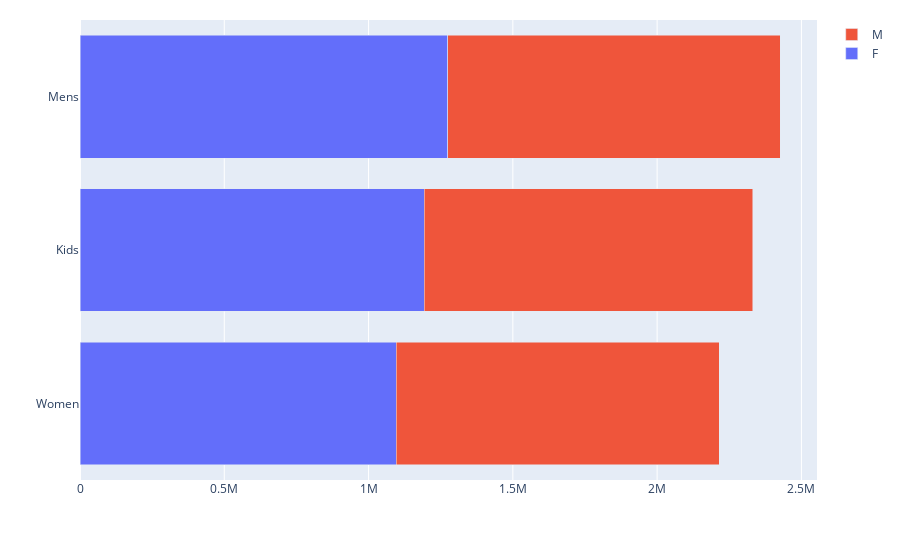

Notebook code for this chart:
### Code cell
fig2.show()

### Figure 1 — Plotly figure (JSON) as saved in the notebook; plotly's stock layout.template omitted (floating-point values rounded to 4 significant figures)
{"data": [{"name": "F", "orientation": "h", "type": "bar", "x": [1096000.0, 1193000.0, 1274000.0], "y": ["Women", "Kids", "Mens"]}, {"name": "M", "orientation": "h", "type": "bar", "x": [1118000.0, 1138000.0, 1152000.0], "y": ["Women", "Kids", "Mens"]}], "layout": {"barmode": "stack", "margin": {"t": 20}}}
